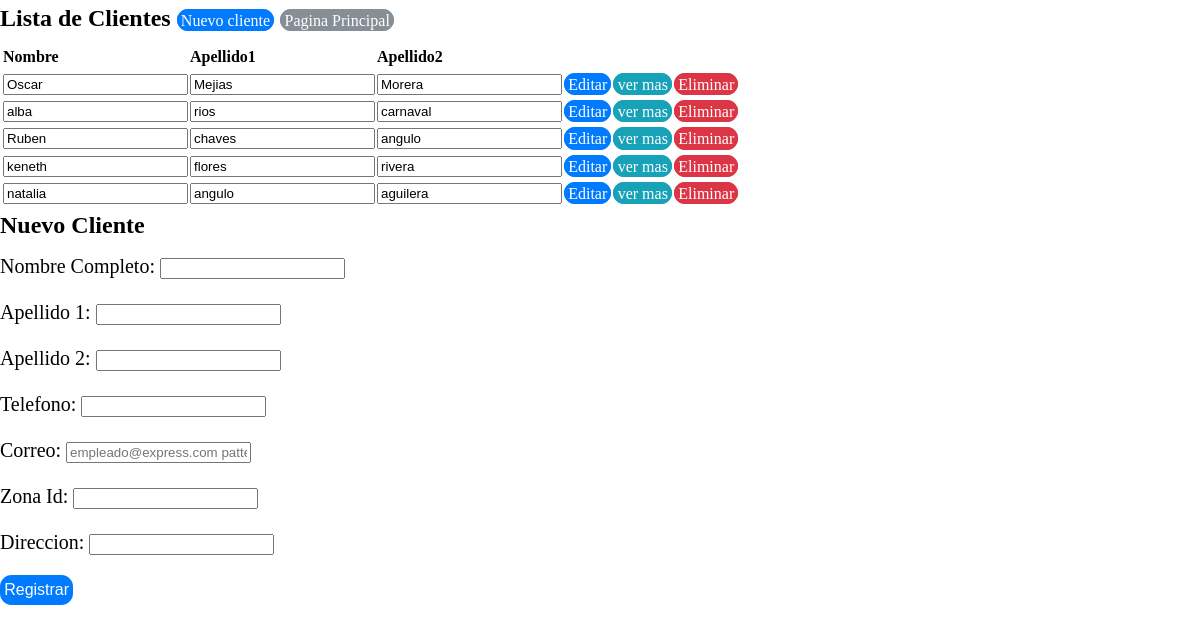
/view/registrocliente/RegistroCliente.php?action=registrar, run on an earlier commit of the app's database.
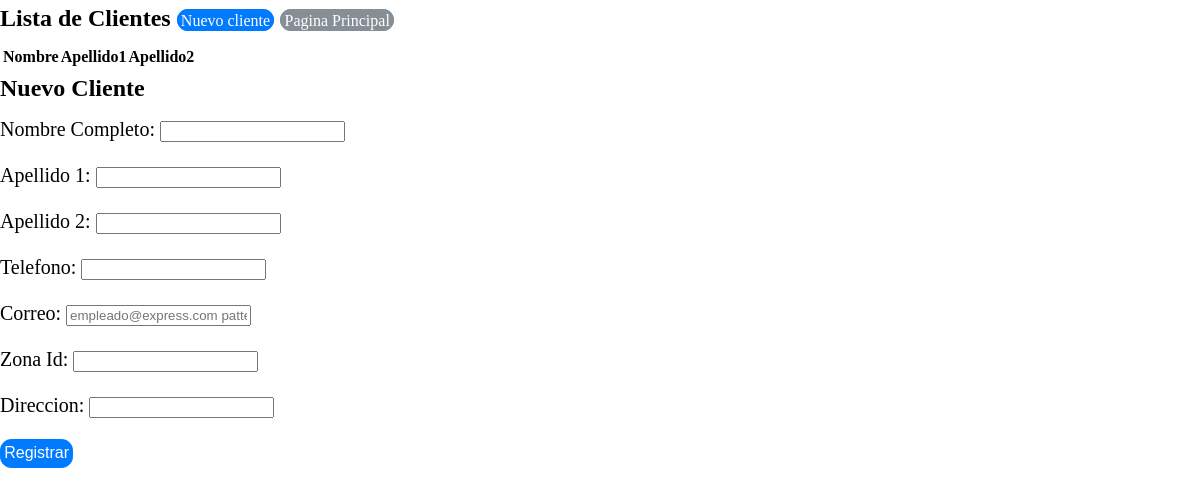
And on a later commit of the database.
### tables this page shows
CREATE TABLE `tbclientes` (
  `clienteid` int(20) NOT NULL,
  `personaid` varchar(20) NOT NULL,
  `clientedireccionexacta` varchar(200) NOT NULL,
  `clientedescuento` double NOT NULL,
  `clienteacumulado` int(11) NOT NULL,
  `clienteestado` tinyint(1) NOT NULL
);

CREATE TABLE `tbpersonas` (
  `personaid` int(20) NOT NULL,
  `personanombre` varchar(20) NOT NULL,
  `personaapellido1` varchar(20) NOT NULL,
  `personaapellido2` varchar(20) NOT NULL,
  `personatelefono` int(11) NOT NULL,
  `personacorreo` varchar(50) NOT NULL,
  `zonaid` varchar(20) NOT NULL,
  `personaestado` tinyint(1) NOT NULL
);

### business/clientebusiness/clienteBusiness.php (called while the page is built, shortened)
<?php
class clienteBusiness {
   private $DataCliente;
    public function clienteBusiness() {
        require_once '../../data/datacliente/DataCliente.php';
        $this->DataCliente= new DataCliente();
    }
    public function mostrarClientes() {
        return $this->DataCliente->mostrarClientes();
    }
}
?>

### data/datacliente/DataCliente.php (called while the page is built, shortened)
<?php
class DataCliente {
        private $conexion;
    function DataCliente() {
        include_once '../../data/dbconexion/Conexion.php';
        $this->conexion = new Conexion();
    }
    public function mostrarClientes() {
        if ($this->conexion->crearConexion()->set_charset('utf8')) {
            $array = array();
            $mostrarclientes = $this->conexion->crearConexion()->query("SELECT *
                FROM tbclientes e
                INNER JOIN tbpersonas p ON e.personaid= p.personaid
                INNER JOIN tbzonas z ON p.zonaid= z.zonaid
                WHERE e.personaid=p.personaid AND e.clienteestado=1;");
            $this->conexion->cerrarConexion();
            while ($resultado = $mostrarclientes->fetch_assoc()) {
                array_push($array, $resultado);
            }
            return $array;
        }
    }
}
?>

### data/dbconexion/Conexion.php (called while the page is built, shortened)
<?php
class Conexion {
    private $server;
    private $user;
    private $password;
    private $dbname;
    function Conexion(){
        $this->server = "localhost";
        $this->user = "root";
        $this->password = "";
        $this->dbname = "bdexpressdjb";
    }
    function crearConexion(){
        $this->conexion  = mysqli_connect($this->server,$this->user,$this->password,$this->dbname);
        return $this->conexion;
    }
}

### view/registrocliente/RegistroCliente.php (the view, shortened to what this page needs)
<!DOCTYPE html>
<head>
    <link rel="stylesheet" href="../../css/estilo.css">
    <?php
    include '../../business/clientebusiness/clienteBusiness.php';
    ?>
</head>
<body>
    <?php
    $clienteBusiness = new clienteBusiness();
    $allBusiness = $clienteBusiness->mostrarClientes();
    ?>
    <h2>
        Lista de Clientes
        <a href="?action=registrar" class="btn btn-primary"> Nuevo cliente</a>
        <a href="../ventanaprincipalview/VentanaPrincipalView.php" class="btn btn-secondary">Pagina Principal</a>
    </h2>
    <form  action="RegistroCliente.php" method="Post">
        <table>
            <thead>
                <tr><th></th>
                    <th>Nombre</th>
                    <th >Apellido1</th>
                    <th >Apellido2</th>
                </tr>
            </thead>
            <?php foreach ($allBusiness as $current): ?>
                <tr>
                    <th><input type="hidden" name="clienteid" class="clienteid" value="<?php echo $current['clienteid']; ?>"/> </th>
                    <th><input type="text" name="personanombre" class="personanombre" value="<?php echo $current['personanombre']; ?>"/> </th>
                    <th><input type="text" name="personaapellido1" class="personaapellido1" value="<?php echo $current['personaapellido1']; ?>"/> </th>
                    <th><input type="text" name="personaapellido2" class="personaapellido2" value="<?php echo $current['personaapellido2']; ?>"/> </th>
                    <td><a href="?action=editar&id=<?php echo $current['clienteid']; ?> " class="btn btn-primary">Editar</a></td>
                    <td><a href="?action=ver&id=<?php echo $current['clienteid']; ?> "class="btn btn-info">ver mas</a></td>
                    <td><a href="?action=eliminar&id=<?php echo $current['clienteid']; ?> "class="btn btn-danger">Eliminar</a></td>
                </tr>
            <?php endforeach ?>
        </table>
    </form>
    <?php
    if (isset($_REQUEST['action'])) {
        switch ($_REQUEST['action']) {
            case 'registrar':
                echo '<form  action="../../business/clienteaccion/clienteAccion.php"  method="Post">';
                echo '<h2>Nuevo Cliente</h2>';
                echo '<p>Nombre Completo: <input type="text" name="personanombre" id="personanombre" required pattern="([a-zA-ZñÑáéíóúÁÉÍÓÚüÜ ]{2,25})"/></p>';
                echo '<p>Apellido 1: <input type="text" name="personaapellido1" id="personaapellido1" required pattern="([a-zA-ZñÑáéíóúÁÉÍÓÚüÜ ]{2,25})"/></p>';
                echo '<p>Apellido 2: <input type="text" name="personaapellido2" id="personaapellido2" required pattern="([a-zA-ZñÑáéíóúÁÉÍÓÚüÜ ]{2,25})"/></p>';
                echo '<p>Telefono: <input type="text" name="personatelefono" id="personatelefono" required pattern="[0-9]{8}"/></p>';
                echo '<p>Correo: <input type="email" name="personacorreo" id="personacorreo" placeholder="empleado@express.com pattern="^[a-zA-Z0-9.!#$%&’*+/=?^_`{|}~-]+@[a-zA-Z0-9-]+(?:\.[a-zA-Z0-9-]+)*$" required/></p>';
                echo '<p>Zona Id: <input type="text" name="zonaid" id="zonaid" required/></p>';
                echo '<p>Direccion: <input ="text"  name="clientedireccionexacta" id="clientedireccionexacta"></input></p>';
                echo '<p><input type="submit" class="btn btn-primary" value="Registrar" name="nuevo" id="nuevo"/></p>';
                echo '</form>';
                break;
        }
    }
    ?>
</body>
</html>

What changed in the data, as far as the page shows it:
no longer on this page (row edited): tbclientes: personanombre "Oscar", personaapellido1 "Mejias", personaapellido2 "Morera"
no longer on this page (row edited): tbclientes: personanombre "alba", personaapellido1 "rios", personaapellido2 "carnaval"
no longer on this page (row edited): tbclientes: personanombre "Ruben", personaapellido1 "chaves", personaapellido2 "angulo"
removed tbclientes: personanombre "keneth", personaapellido1 "flores", personaapellido2 "rivera"
removed tbclientes: personanombre "natalia", personaapellido1 "angulo", personaapellido2 "aguilera"
